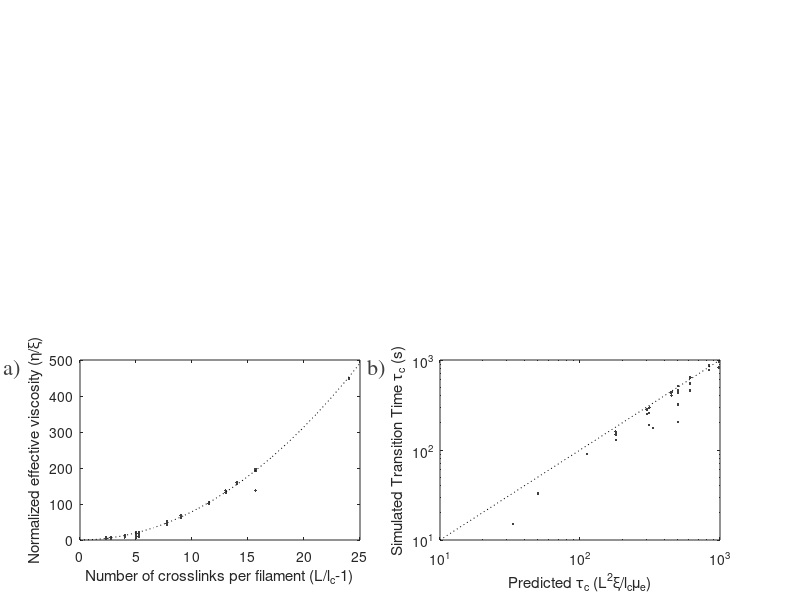

The MATLAB source for this figure:
bp = '~/Documents/MATLAB/activnet/data/';
cd(bp);
load('extend_meas2')
h2=figure;


ax1 = subplot('Position',[0.1,0.1,0.35,0.3]);
ax2 = subplot('Position',[0.55,0.1,0.35,0.3]);
for ind=1:size(allt,1)
    
    t = allt(ind,:);
    tstop = find(t==0,1);
    if(length(tstop)>0)
        tstop = tstop(1)-1;
    else
        tstop = length(t);
    end
    
    myt = t(1:tstop);
    myg = allg(ind,1:tstop);
    sl2 = cumtrapz(myt,myg,2);
    sl = diff(log(sl2),1,2)./diff(log(myt),1,2);

    cutoff = find(sl==min(sl),1);
    term = cutoff+find(sl2(cutoff:end)>0.15,1);
    if(isempty(term))
        term = length(sl);
    end
    spt = cutoff+find(sl(cutoff:term-1)>0.75,1);
    if(~isempty(spt))
        tau=myt(cutoff+find(sl(cutoff:term-1)>0.8,1));
        eta = abs(allp(ind,11))./mean(allg(ind,spt:end),2);
        axes(ax1);
        plot(allp(ind,2)./allp(ind,5)-1,eta/allp(ind,6),'.','Color',[0.25 0.25 0.25])
        hold on
        axes(ax2);
        if(~isempty(tau)&&tau<t(end))
            loglog(allp(ind,2).^2./allp(ind,5)./abs(allp(ind,3)).*allp(ind,6)/10,tau/10,'.','Color',[0.25 0.25 0.25])
            hold on
        end
    end
    
end
axes(ax1);
xlabel('Number of crosslinks per filament (L/l_c-1)')
ylabel('Normalized effective viscosity (\eta/\xi)')
plot(linspace(0,25,20),pi/4*linspace(0,25,20).^2,'k:')
axes(ax2);
loglog([10 1000],[10 1000],'k:')
xlim([10 1000])
ylim([10 1000])
xlabel('Predicted \tau_c (L^2\xi/l_c\mu_e)')
ylabel('Simulated Transition Time \tau_c (s)')

annotation('textbox', [0.005 0.37 0.05 0.05],'String','a)','LineStyle','none','FontSize',16,'FontName','Times','Color',[0.25 0.25 0.25])
annotation('textbox', [0.46 0.37 0.05 0.05],'String','b)','LineStyle','none','FontSize',16,'FontName','Times','Color',[0.25 0.25 0.25])

print('-depsc','-r0','figure3b.eps');
